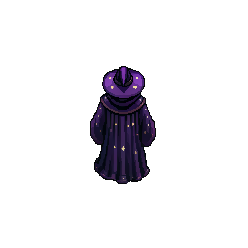
#> input picture dnd-character/tools/blender/wizard/wizard_north-west.png, 248 x 248 px
$ python verify_normals.py wizard/wizard_north-west.png
#> lines starting #> are read from the running program, lines starting #| are printed output that depends on the picture; after the words box and inside, x2 and y2 are one past the last pixel; in counts of white or black regions, pixels touching at a corner belong together; pictures that were not available may be replaced by others from this repository, and a replacement may not be noted
"""
Verify an albedo/_NRM pair, then relight it under a MOVING light.

    python verify_normals.py out/floor_r0.png

Why the moving light matters: a normal map that is subtly wrong -- wrong space,
wrong handedness, a tone curve baked in -- still looks plausible in a still. It
only betrays itself when the light travels and the highlight slides the wrong
way or fails to move at all. Stills are not evidence here.

Convention being checked (must match the Blender emission shader and whatever
the runtime WebGL shader does): world space, +Z up, encoded n*0.5+0.5, straight
alpha, no tone mapping.
"""
import os
import sys
import math
from PIL import Image

FLAT = (128, 128, 255)      # a floor-facing normal (0,0,1) after encoding
TOL = 2


def decode(px):
    return ((px[0] / 255.0) * 2 - 1, (px[1] / 255.0) * 2 - 1, (px[2] / 255.0) * 2 - 1)


def check_pair(albedo_path, nrm_path):
#> called with albedo_path = 'wizard/wizard_north-west.png', nrm_path = 'wizard/wizard_north-west_NRM.png'
    alb = Image.open(albedo_path).convert("RGBA")
#> alb is the input picture: PIL image 248x248 RGBA; mean R, G, B, A 3.5, 2.3, 5.3, 23.4
    nrm = Image.open(nrm_path).convert("RGBA")
    print("albedo %s   normal %s" % (alb.size, nrm.size))
#| albedo (248, 248)   normal (248, 248)
    assert alb.size == nrm.size, "size mismatch"

    aa, na = alb.getchannel("A"), nrm.getchannel("A")
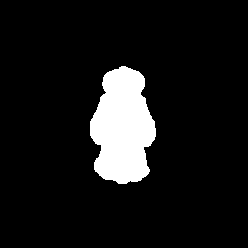
#> aa: PIL image 248x248 L; 9.2% white; 1 white region, box (x1, y1, x2, y2) and area: (90, 66, 156, 184) 5649
    diff = [1 for p, q in zip(aa.getdata(), na.getdata()) if abs(p - q) > 8]
#> diff = []
    print("alpha parity: %d px differ by >8  (0 means the pair masks identically)" % len(diff))
#| alpha parity: 0 px differ by >8  (0 means the pair masks identically)

    w, h = nrm.size
#> w = 248; h = 248
    px = nrm.load()
    apx = aa.load()
    flat = off = 0
    unit_err = 0.0
    n_checked = 0
    for y in range(0, h, 3):
        for x in range(0, w, 3):
            if apx[x, y] < 250:
                continue
            p = px[x, y]
            n_checked += 1
            if all(abs(p[i] - FLAT[i]) <= TOL for i in range(3)):
                flat += 1
            else:
                off += 1
            v = decode(p)
            unit_err = max(unit_err, abs(math.sqrt(v[0]**2 + v[1]**2 + v[2]**2) - 1.0))
#> after the loop, flat = 0; n_checked = 626; off = 626
    print("sampled %d opaque px: %d flat-up (%.1f%%), %d angled" %
          (n_checked, flat, 100.0 * flat / max(n_checked, 1), off))
#| sampled 626 opaque px: 0 flat-up (0.0%), 626 angled
    print("max |n|-1 error: %.4f   (should be ~0; large means encoding is wrong)" % unit_err)
    return alb, nrm


def relight(alb, nrm, lightdir, ambient=0.18):
    """Plain N.L lambert, exactly what the runtime shader will do."""
    w, h = alb.size
    out = Image.new("RGBA", (w, h), (0, 0, 0, 0))
    ap, np_, op = alb.load(), nrm.load(), out.load()
    lx, ly, lz = lightdir
    m = math.sqrt(lx*lx + ly*ly + lz*lz)
    lx, ly, lz = lx/m, ly/m, lz/m
    for y in range(h):
        for x in range(w):
            a = ap[x, y]
            if a[3] < 8:
                continue
            n = decode(np_[x, y])
            d = max(0.0, n[0]*lx + n[1]*ly + n[2]*lz) + ambient
            op[x, y] = (min(255, int(a[0]*d)), min(255, int(a[1]*d)),
                        min(255, int(a[2]*d)), a[3])
    return out


def main():
    albedo_path = sys.argv[1] if len(sys.argv) > 1 else "out/floor_r0.png"
    nrm_path = albedo_path.replace(".png", "_NRM.png")
    outdir = os.path.dirname(os.path.abspath(albedo_path))
    alb, nrm = check_pair(albedo_path, nrm_path)

    # crop to the tile so the contact sheet is readable
    box = alb.getchannel("A").getbbox()
#> box = (90, 66, 156, 184)
    alb_c, nrm_c = alb.crop(box), nrm.crop(box)
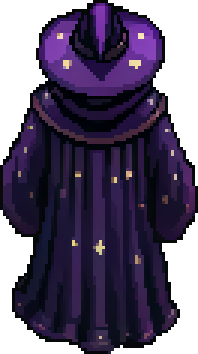
#> alb_c: PIL image 66x118 RGBA (shown 3 times larger); mean R, G, B, A 27.7, 18.2, 42, 185; transparent parts drawn white

    frames = []
    for i in range(4):
        ang = math.radians(90 * i + 45)
        # light orbits in the XY plane, well above the floor
        frames.append(relight(alb_c, nrm_c, (math.cos(ang), math.sin(ang), 0.85)))
#> after the loop, frames = 4 items
    cw, ch = frames[0].size
#> cw = 66; ch = 118
    sheet = Image.new("RGBA", (cw * 4, ch), (20, 20, 24, 255))
    for i, f in enumerate(frames):
        sheet.alpha_composite(f, (cw * i, 0))
#> this loop made 4 passes
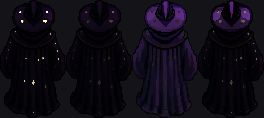
#> sheet: PIL image 264x118 RGBA; mean R, G, B, A 14.2, 11, 19.9, 255
    path = os.path.join(outdir, "_relight_sweep.png")
    sheet.save(path)
    print("relight sweep (light orbiting 45/135/225/315 deg) -> %s" % path)


if __name__ == "__main__":
    main()
